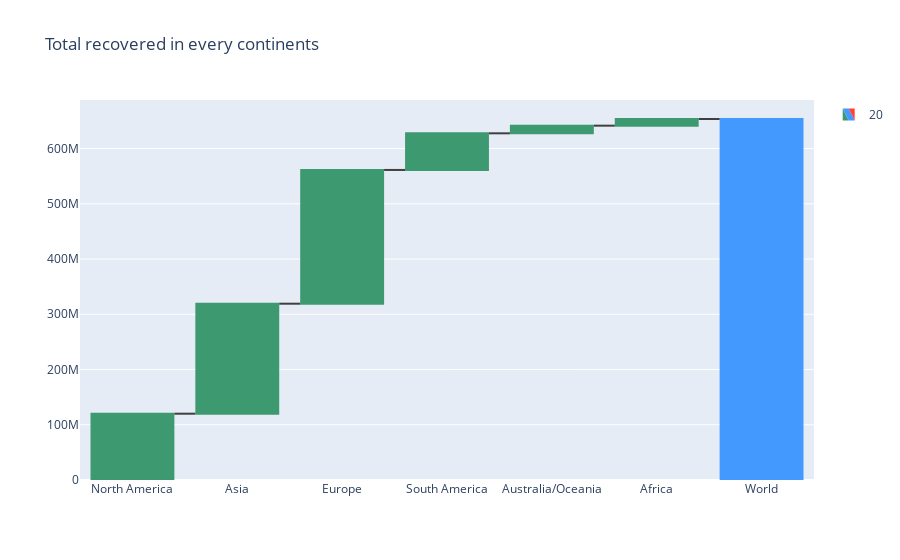

Write notebook code for a chart like this one.
### Markdown cell above
Total Recovered

### Code cell
fig = go.Figure(go.Waterfall(
    name = "20", orientation = "v",
    measure = ["relative", "relative", "relative","relative", "relative", "relative", "total"],
    x = covid19_df_wf['continent'],
    textposition = "outside",
    y = covid19_df_wf['totalrecovered'],
    connector = {"line":{"color":"rgb(63, 63, 63)"}},
))

fig.update_layout(
        title = "Total recovered in every continents",
        showlegend = True
)

fig.show()

### Figure 1 — Plotly figure (JSON) as saved in the notebook; plotly's stock layout.template omitted (floating-point values rounded to 4 significant figures)
{"data": [{"connector": {"line": {"color": "rgb(63, 63, 63)"}}, "measure": ["relative", "relative", "relative", "relative", "relative", "relative", "total"], "name": "20", "orientation": "v", "textposition": "outside", "type": "waterfall", "x": ["North America", "Asia", "Europe", "South America", "Australia/Oceania", "Africa", "World"], "y": [120021937, 199126511, 242121931, 66293956, 13852354, 12076475, null]}], "layout": {"showlegend": true, "title": {"text": "Total recovered in every continents"}}}
